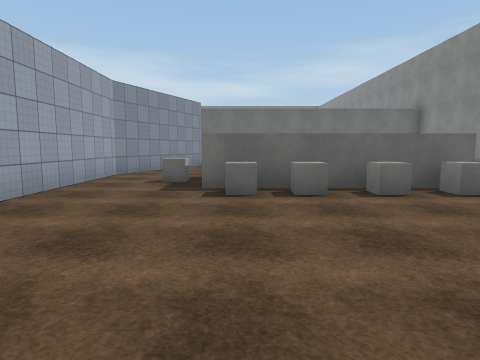
View 1 (above)

13 first-person views from a walk through a 3-D level made in the Unity game engine. The camera is 1.5 m above the floor, tilts 6° down and sees 75° across. Doors are open. The floor is counted in squares, 2 m on a side. Each view is taken from the middle of a square. On the plan, view 1 faces up. The plan holds only what a view shows up to about 10 squares ahead; the rest is blank. The place goes on beyond the plan. The player is left out. Surface patterns are stand-ins for the level's own textures.

View 2
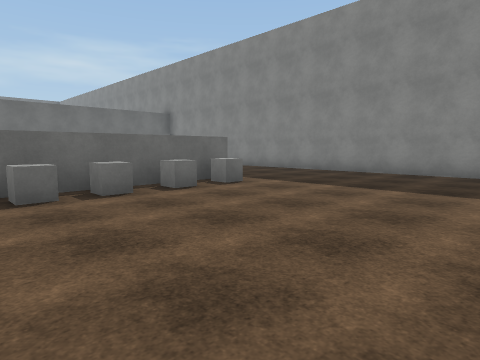

View 3
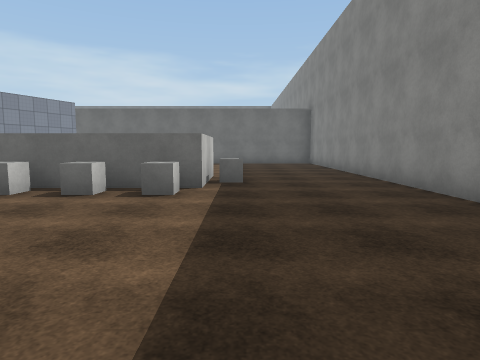

View 4
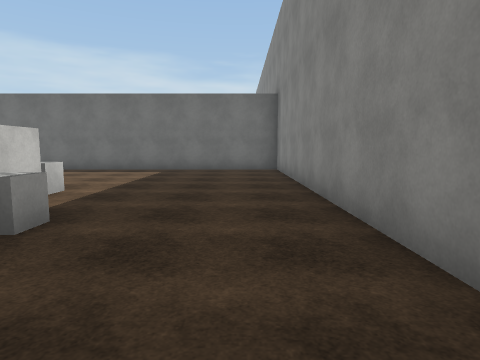

View 5
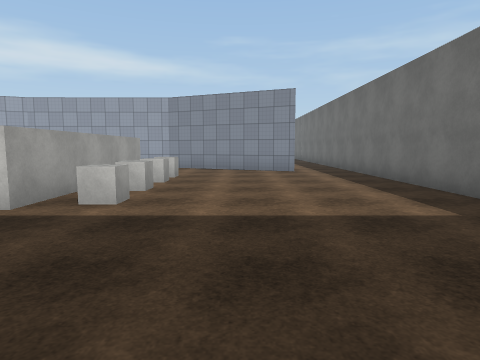

View 6
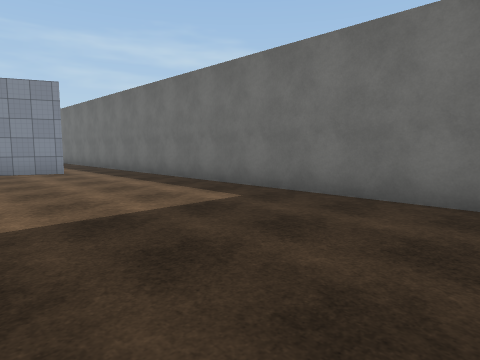

View 7
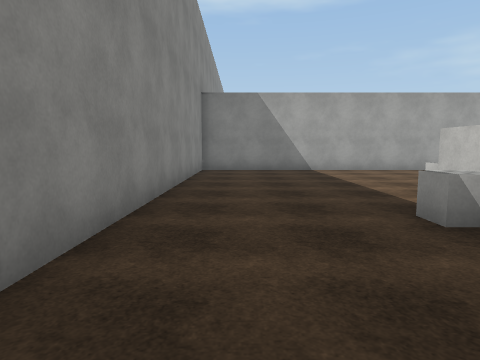

View 8
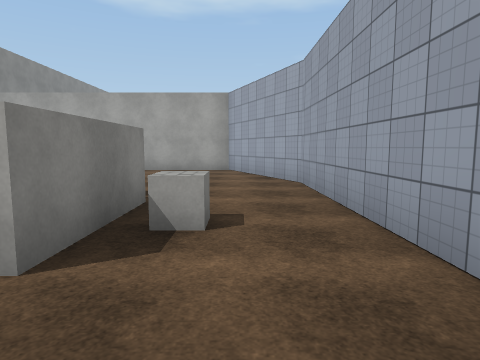

View 9
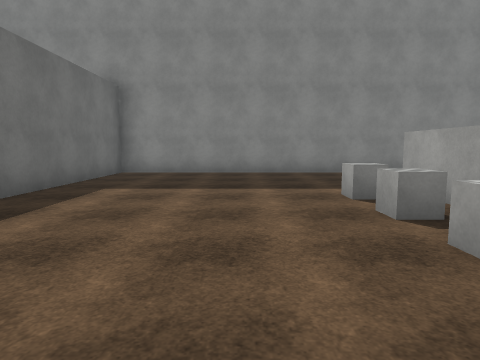

View 10
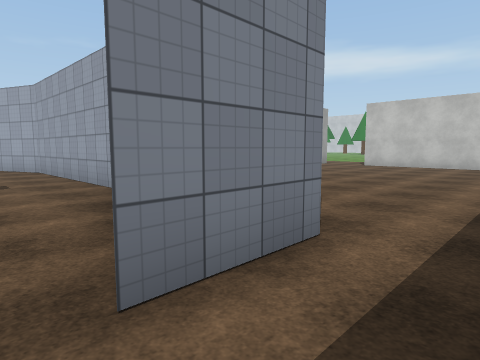

View 11
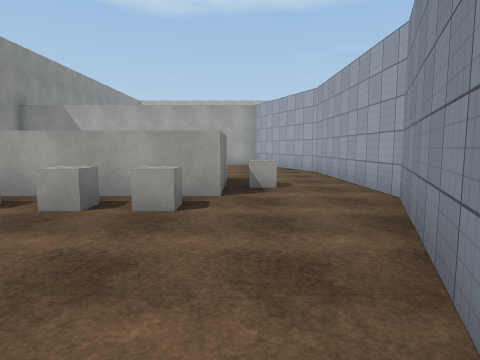

View 12
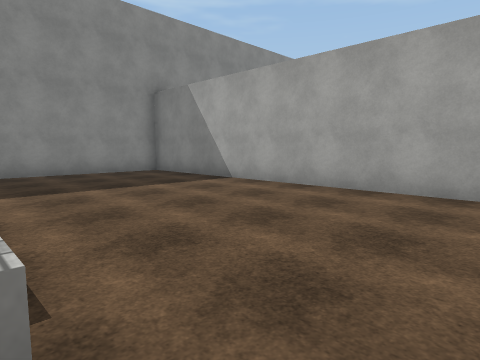

View 13
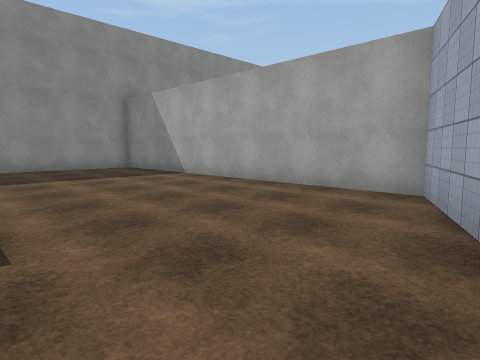

### Floor plan
Key: @ floor where view 1 was taken; # wall or solid block; . floor; ^ raised ledge.
Columns run from 12 left of view 1 to 9 right of it. Each row starts with its distance up from view 1.
 15           ############
 14        ..............#
 13  ....................#
 12 .........##..........#
 11 .......  #...........#
 10  .....   #...........#
  9   ..    ##..^^#.^....#
  8         #...#####....#
  7         #...#####^...#
  6         #...#####....#
  5         #...^^#.^....#
  4         #............#
  3         ##...........#
  2          #...........#
  1          #...........#
  0          ##.@........#
 -1           ############

Positions as (right, up) in squares from view 1, and headings:
1: (0, 0), facing up
2: (-1, 0), facing up-right
3: (5, 0), facing up
4: (7, 4), facing up
5: (8, 11), facing left
6: (8, 10), facing up-left
7: (7, 10), facing down
8: (-2, 10), facing down
9: (-1, 11), facing right
10: (-1, 14), facing down-left
11: (-1, 13), facing down
12: (-1, 5), facing down-right
13: (-3, 5), facing down-right
